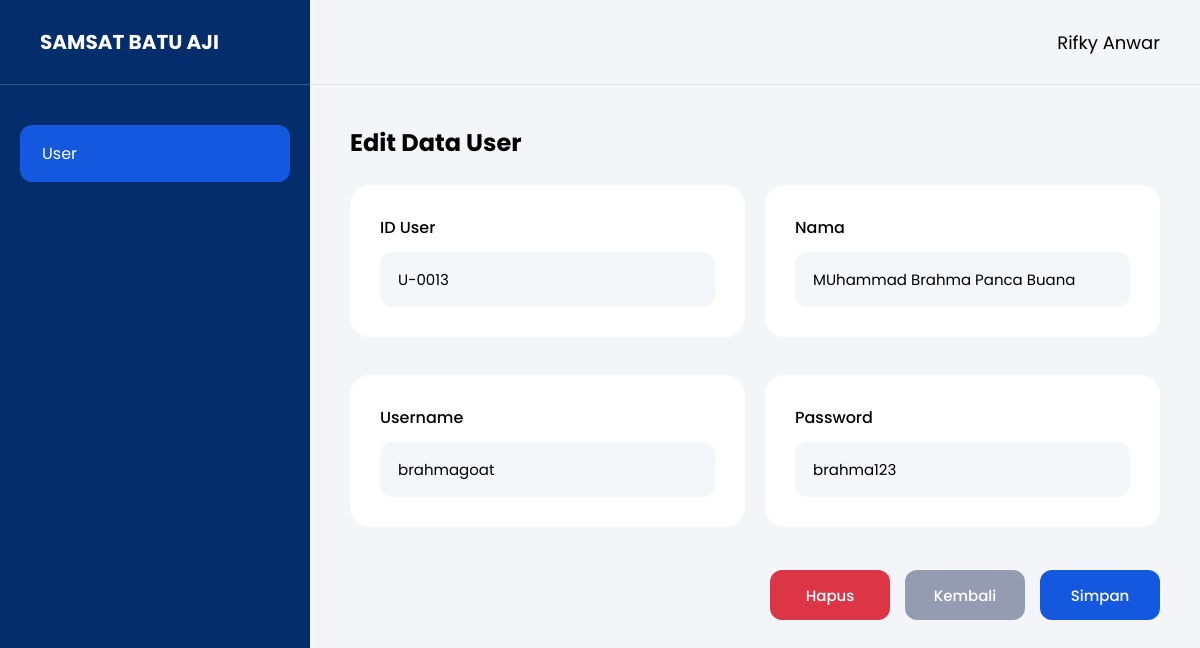
Screenshot of /pages/edit_user.php?id=13 (signed in) with the database file from the repository.
### tables this page shows
CREATE TABLE `user` (
  `id_user` int(11) NOT NULL,
  `nama` varchar(100) NOT NULL,
  `username` varchar(50) NOT NULL,
  `password` varchar(255) NOT NULL,
  `role` enum('admin','petugas') NOT NULL
);

### pages/edit_user.php (the view, shortened to what this page needs)
    <?php
    require_once "../config/database.php";
    $id = $_GET['id'];
    $data_user = mysqli_query(
        $koneksi,
        "SELECT *
FROM user
WHERE id_user='$id'"
    );
    $data = mysqli_fetch_assoc($data_user);
    ?>
    <!DOCTYPE html>
    <html>
    <head>
        <link rel="stylesheet" href="../assets/css/style.css?v=10">
    </head>
    <body>
        <div class="container">
            <div class="sidebar">
                <div class="logo">
                    SAMSAT BATU AJI
                </div>
                <div class="menu">
                    <?php if ($_SESSION['role'] == 'admin') { ?>
                        <a class="active" href="user.php">
                            User
                        </a>
                    <?php } ?>
                </div>
            </div>
            <div class="main">
                <div class="header">
                    <div class="user-info">
                        <span class="user-name">
                            <?php echo $_SESSION['nama']; ?>
                        </span>
                    </div>
                </div>
                <div class="content">
                    <h2 class="form-title">
                        Edit Data User
                    </h2>
                    <form method="POST">
                        <div class="form-grid">
                            <div class="form-card">
                                <label>ID User</label>
                                <input
                                    type="text"
                                    value="U-<?php echo str_pad($data['id_user'], 4, '0', STR_PAD_LEFT); ?>"
                                    readonly>
                            </div>
                            <div class="form-card">
                                <label>Nama</label>
                                <input
                                    type="text"
                                    name="nama"
                                    value="<?php echo $data['nama']; ?>"
                                    required>
                            </div>
                            <div class="form-card">
                                <label>Username</label>
                                <input
                                    type="text"
                                    name="username"
                                    value="<?php echo $data['username']; ?>"
                                    required>
                            </div>
                            <div class="form-card">
                                <label>Password</label>
                                <input
                                    type="text"
                                    name="password"
                                    value="<?php echo $data['password']; ?>"
                                    required>
                            </div>
                        </div>
                        <div class="button-group">
                            <?php if ($data['role'] != 'admin') { ?>
                            <a
                                href="hapus_user.php?id=<?php echo $id; ?>"
                                class="btn-delete"
                                onclick="return confirm('Hapus user ini?')">
                                Hapus
                            </a>
                            <?php } ?>
                            <a
                                href="user.php"
                                class="btn-back">
                                Kembali
                            </a>
                            <button
                                type="submit"
                                name="simpan"
                                class="btn-save">
                                Simpan
                            </button>
                        </div>
                    </form>
                </div>
            </div>
        </div>
    </body>
    </html>

### assets/css/style.css (style rules this page uses)
* { margin: 0; padding: 0; box-sizing: border-box; font-family: 'Poppins', sans-serif; }
body { background: #F3F5F8; }
.container { display: flex; min-height: 100vh; }
.sidebar { width: 310px; height: 100vh; background: #032D6B; color: white; display: flex; flex-direction: column; position: fixed; top: 0; left: 0; overflow-y: auto; }
.logo { height: 85px; display: flex; align-items: center; padding: 0 40px; font-size: 20px; font-weight: 700; border-bottom: 1px solid rgba(255, 255, 255, .2); }
.menu { padding: 40px 20px; flex: 1; }
.menu a { display: flex; align-items: center; gap: 12px; color: white; text-decoration: none; padding: 16px 22px; margin-bottom: 12px; border-radius: 12px; transition: .3s; }
.menu .active { background: #1558E0; }
.main { flex: 1; margin-left: 310px; }
.header { height: 85px; background: #F3F5F8; display: flex; justify-content: flex-end; align-items: center; padding: 0 40px; border-bottom: 1px solid #E6E6E6; }
.user-info { display: flex; align-items: center; gap: 12px; }
.user-name { font-size: 18px; }
.content { padding: 40px; }
.form-title { margin-bottom: 25px; font-size: 24px; }
.form-card { background: white; border-radius: 20px; padding: 30px; margin-bottom: 18px; }
.form-grid { display: grid; grid-template-columns: 1fr 1fr; gap: 20px; }
.form-card label { display: block; margin-bottom: 12px; font-weight: 500; }
.form-card input { width: 100%; height: 55px; border: none; background: #F4F6FA; border-radius: 12px; padding: 0 18px; font-size: 15px; }
.button-group { display: flex; justify-content: flex-end; gap: 15px; margin-top: 25px; }
.btn-back, .btn-delete, .btn-save { width: 120px; height: 50px; display: flex; justify-content: center; align-items: center; border: none; border-radius: 12px; color: white; text-decoration: none; font-size: 15px; font-weight: 500; cursor: pointer; }
.btn-back { background: #959CB2; }
.btn-delete { background: #DC3545; }
.btn-save { background: #1558E0; }

### rows the page displays
user: id_user "U-0013", nama "MUhammad Brahma Panca Buana", username "brahmagoat", password "brahma123"

### other values shown
$_SESSION['nama'] "Rifky Anwar"
